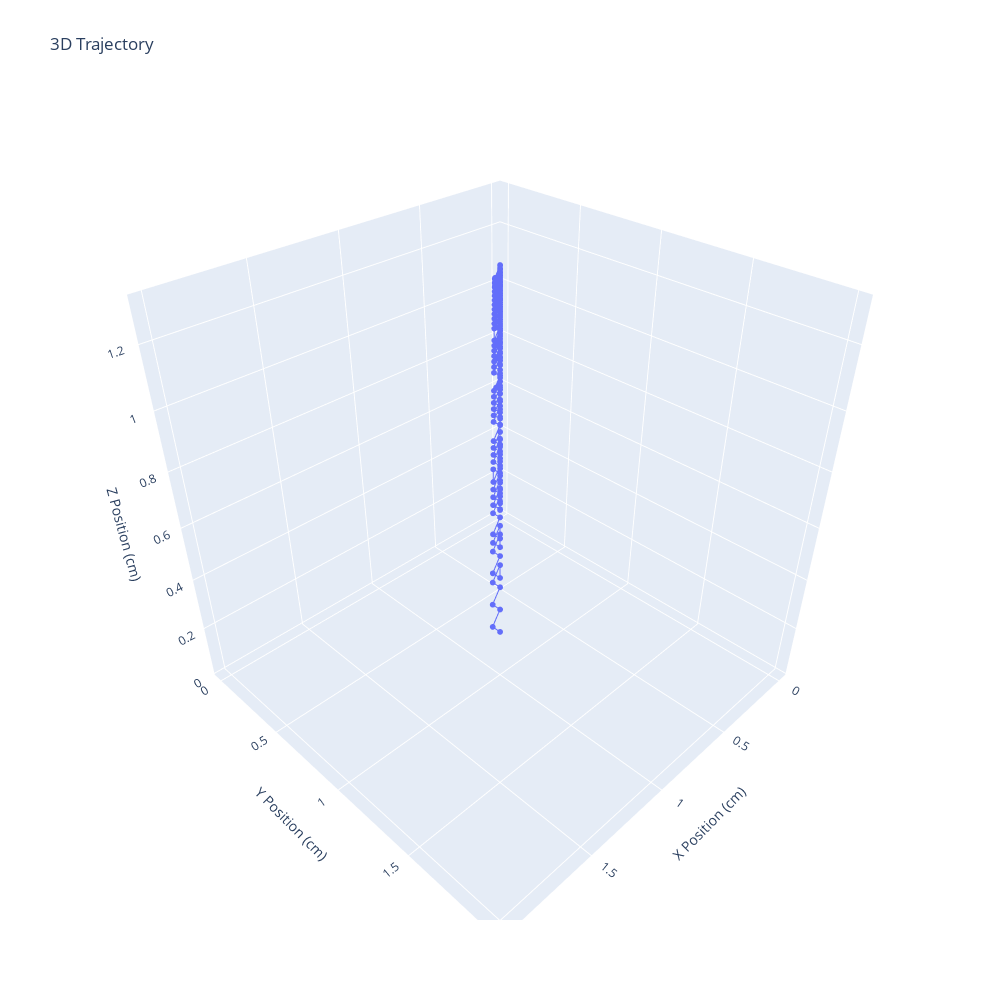

Notebook code for this chart:
### Code cell
# Example of input.txt:
"""
Z1
15770132
X1
15782756
Y1
15798264
X1
15811036
X1
15839296
X1
15867560
Y1
15868084
X1
15895820
Z1
15910404
X1
15924072
X1
15952336
X1
15980588
X1
16008852
X1
16037120
"""

import matplotlib.pyplot as plt
import numpy as np
from mpl_toolkits.mplot3d import Axes3D
import plotly.graph_objects as go

string = [l.strip('\n') for l in open('input.txt', 'r').readlines()]

# Parse coordinates, times and calculate speeds
coords = {}
current_coord = None
x_points, y_points, z_points = [], [], []
x_times, y_times, z_times = [], [], []
x_speeds, y_speeds, z_speeds = [], [], []
# step_to_cm = 1/110.65  # Convert steps to cm
step_to_cm = 1/30

# Initialize first values 
x, y, z = 0, 0, 0

for i, line in enumerate(string):
    if line in ['X1', 'X0', 'Y1', 'Y0', 'Z1', 'Z0']:
        current_coord = line
    elif line[0].isdigit():
        line = int(line) / 1000000   # Convert microseconds to seconds
        if line != 0:
            time = line
        # Convert steps to cm and handle direction
        if current_coord.startswith('X'):
            x += (1 if current_coord.endswith('1') else -1) * step_to_cm
            z += (-1 if current_coord.endswith('1') else 1) * step_to_cm
            x_points.append(x)
            y_points.append(y)
            z_points.append(z)
            x_times.append(time)
            if len(x_times) > 1:
                dt = x_times[-1] - x_times[-2]
                speed = step_to_cm / dt if dt > 0 else 0
                x_speeds.append(speed)

            # if len(y_times) > 1:
            #     dt = y_times[-1] - y_times[-2]
            #     speed = step_to_cm / dt if dt > 0 else 0
            #     y_speeds.append(speed)

            # if len(z_times) > 1:
            #     dt = z_times[-1] - z_times[-2]
            #     speed = step_to_cm / dt if dt > 0 else 0
            #     z_speeds.append(speed)

        elif current_coord.startswith('Y'):
            y += (1 if current_coord.endswith('1') else -1) * step_to_cm
            y_points.append(y)
            x_points.append(x)
            z_points.append(z)
            y_times.append(time)
            if len(y_times) > 1:
                dt = y_times[-1] - y_times[-2]
                speed = step_to_cm / dt if dt > 0 else 0
                y_speeds.append(speed)
            
            # if len(z_times) > 1:
            #     dt = z_times[-1] - z_times[-2]
            #     speed = step_to_cm / dt if dt > 0 else 0
            #     z_speeds.append(speed)

            # if len(x_times) > 1:
            #     dt = x_times[-1] - x_times[-2]
            #     speed = step_to_cm / dt if dt > 0 else 0
            #     x_speeds.append(speed)

        elif current_coord.startswith('Z'):
            z += (1 if current_coord.endswith('1') else -1) * step_to_cm
            z_points.append(z)
            x_points.append(x)
            y_points.append(y)
            z_times.append(time)
            if len(z_times) > 1:
                dt = z_times[-1] - z_times[-2]
                speed = step_to_cm / dt if dt > 0 else 0
                z_speeds.append(speed)
            
            # if len(x_times) > 1:
            #     dt = x_times[-1] - x_times[-2]
            #     speed = step_to_cm / dt if dt > 0 else 0
            #     x_speeds.append(speed)

            # if len(y_times) > 1:
            #     dt = y_times[-1] - y_times[-2]
            #     speed = step_to_cm / dt if dt > 0 else 0
            #     y_speeds.append(speed)

# Create interactive 3D plot using plotly
fig_3d = go.Figure(data=[go.Scatter3d(
    x=x_points,
    y=y_points,
    z=z_points,
    mode='lines+markers',
    marker=dict(size=2),
    line=dict(width=2)
)])

fig_3d.update_layout(
    title='3D Trajectory',
    scene=dict(
        xaxis_title='X Position (cm)',
        yaxis_title='Y Position (cm)',
        zaxis_title='Z Position (cm)',
        aspectmode='cube'  # Force equal aspect ratio
    ),
    width=1000,  # Increase width to better show 3D plot
    height=1000, # Increase height to match width
    showlegend=False
)

fig_3d.show()

# Create speed plots
plt.figure(figsize=(15, 5))

plt.subplot(131)
plt.plot(x_times[1:], x_speeds, 'r-', label='X Speed')
plt.xlabel('Time (s)')
plt.ylabel('Speed (cm/s)')
plt.title('X Axis Speed')
plt.ylim(0, 1)
plt.xlim(0, 10)
plt.grid(True)

plt.subplot(132)
plt.plot(y_times[1:], y_speeds, 'g-', label='Y Speed')
plt.xlabel('Time (s)')
plt.ylabel('Speed (cm/s)')
plt.title('Y Axis Speed')
plt.ylim(0, 1)
plt.xlim(0, 10)
plt.grid(True)

plt.subplot(133)
plt.plot(z_times[1:], z_speeds, 'b-', label='Z Speed')
plt.xlabel('Time (s)')
plt.ylabel('Speed (cm/s)')
plt.title('Z Axis Speed')
plt.ylim(0, 1)
plt.xlim(0, 10)
plt.grid(True)

plt.tight_layout()
plt.show()

### Figure 1 — Plotly figure (JSON) as saved in the notebook; plotly's stock layout.template omitted (floating-point values rounded to 4 significant figures; data arrays with more than 128 entries replaced by an {"elided": "..."} marker saying what was removed)
{"data": [{"line": {"width": 2}, "marker": {"size": 2}, "mode": "lines+markers", "type": "scatter3d", "x": {"elided": "210 float values"}, "y": {"elided": "210 float values"}, "z": {"elided": "210 float values"}}], "layout": {"height": 1000, "scene": {"aspectmode": "cube", "xaxis": {"title": {"text": "X Position (cm)"}}, "yaxis": {"title": {"text": "Y Position (cm)"}}, "zaxis": {"title": {"text": "Z Position (cm)"}}}, "showlegend": false, "title": {"text": "3D Trajectory"}, "width": 1000}}
